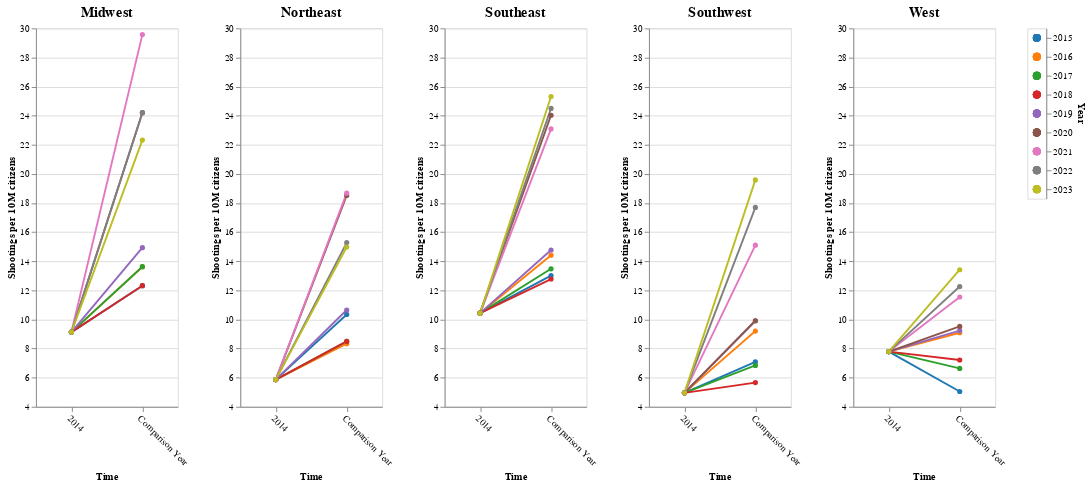

The code cell stored with this chart in its notebook:
### Markdown cell above
**Slopechart plotting**

### Code cell
select_year = alt.selection_point(encodings = ['color'])

color = alt.condition(select_year,
                      alt.Color('Year:N', legend = None, scale = alt.Scale(scheme='category10')),
                      alt.value('rgba(169, 169, 169, 0.3)')) # different color and lower opacity

slopecharts_regions = list()
region_dfs = [mass_shootings_midwest, mass_shootings_northeast, mass_shootings_southeast, mass_shootings_southwest, mass_shootings_west]
region_names = ['Midwest', 'Northeast', 'Southeast', 'Southwest', 'West']

for i in range(len(region_dfs)):
    df = region_dfs[i]
    region = region_names[i]

    slopechart = alt.Chart(df).mark_line(point = True).encode(
        x = alt.X('Comparison:N',
                  title = 'Time',
                  axis = alt.Axis(labelAngle = 45)), # rotation for better readibility
        y = alt.Y('Shootings per 10M citizens:Q',
              scale = alt.Scale(domain = [4,30]),
              title = 'Shootings per 10M citizens'),
        color = color,
        tooltip = 'Shootings per 10M citizens:Q'
    ).properties(title = alt.TitleParams(
        text = f'{region}',
        fontSize = 15,
        color = 'black',
        fontWeight='bold'),
                 width = 150,
                 height = 400
    ).add_params(select_year)

    slopecharts_regions.append(slopechart)

legend = alt.Chart(mass_shootings_regions).mark_circle(size = 70).encode(
    alt.Y('Year:N').axis(orient='right'),
    color = color,
).add_params(select_year)

Q2_slopecharts = alt.hconcat(*slopecharts_regions)
Q2_slopecharts_final = Q2_slopecharts | legend
Q2_slopecharts_final

### Figure 1 — Vega-Lite specification as saved in the notebook (floating-point values rounded to 4 significant figures)
{"config": {"view": {"continuousWidth": 300, "continuousHeight": 300}}, "hconcat": [{"data": {"name": "data-3d30d17067217e89d2f94303ee6f3ea0"}, "mark": {"type": "line", "point": true}, "encoding": {"color": {"condition": {"param": "param_29", "field": "Year", "legend": null, "scale": {"scheme": "category10"}, "type": "nominal"}, "value": "rgba(169, 169, 169, 0.3)"}, "tooltip": {"field": "Shootings per 10M citizens", "type": "quantitative"}, "x": {"axis": {"labelAngle": 45}, "field": "Comparison", "title": "Time", "type": "nominal"}, "y": {"field": "Shootings per 10M citizens", "scale": {"domain": [4, 30]}, "title": "Shootings per 10M citizens", "type": "quantitative"}}, "height": 400, "name": "view_30", "title": {"text": "Midwest", "color": "black", "fontSize": 15, "fontWeight": "bold"}, "width": 150}, {"data": {"name": "data-b296f9a8bbbafa5f88b9c7c2c27a3a7d"}, "mark": {"type": "line", "point": true}, "encoding": {"color": {"condition": {"param": "param_29", "field": "Year", "legend": null, "scale": {"scheme": "category10"}, "type": "nominal"}, "value": "rgba(169, 169, 169, 0.3)"}, "tooltip": {"field": "Shootings per 10M citizens", "type": "quantitative"}, "x": {"axis": {"labelAngle": 45}, "field": "Comparison", "title": "Time", "type": "nominal"}, "y": {"field": "Shootings per 10M citizens", "scale": {"domain": [4, 30]}, "title": "Shootings per 10M citizens", "type": "quantitative"}}, "height": 400, "name": "view_31", "title": {"text": "Northeast", "color": "black", "fontSize": 15, "fontWeight": "bold"}, "width": 150}, {"data": {"name": "data-a1efab011cce67ede3f51baa02968fc3"}, "mark": {"type": "line", "point": true}, "encoding": {"color": {"condition": {"param": "param_29", "field": "Year", "legend": null, "scale": {"scheme": "category10"}, "type": "nominal"}, "value": "rgba(169, 169, 169, 0.3)"}, "tooltip": {"field": "Shootings per 10M citizens", "type": "quantitative"}, "x": {"axis": {"labelAngle": 45}, "field": "Comparison", "title": "Time", "type": "nominal"}, "y": {"field": "Shootings per 10M citizens", "scale": {"domain": [4, 30]}, "title": "Shootings per 10M citizens", "type": "quantitative"}}, "height": 400, "name": "view_32", "title": {"text": "Southeast", "color": "black", "fontSize": 15, "fontWeight": "bold"}, "width": 150}, {"data": {"name": "data-2d41377c89afac632dbd4d8a350c88b2"}, "mark": {"type": "line", "point": true}, "encoding": {"color": {"condition": {"param": "param_29", "field": "Year", "legend": null, "scale": {"scheme": "category10"}, "type": "nominal"}, "value": "rgba(169, 169, 169, 0.3)"}, "tooltip": {"field": "Shootings per 10M citizens", "type": "quantitative"}, "x": {"axis": {"labelAngle": 45}, "field": "Comparison", "title": "Time", "type": "nominal"}, "y": {"field": "Shootings per 10M citizens", "scale": {"domain": [4, 30]}, "title": "Shootings per 10M citizens", "type": "quantitative"}}, "height": 400, "name": "view_33", "title": {"text": "Southwest", "color": "black", "fontSize": 15, "fontWeight": "bold"}, "width": 150}, {"data": {"name": "data-cff194c40defb84c8248a5f47f37b3a5"}, "mark": {"type": "line", "point": true}, "encoding": {"color": {"condition": {"param": "param_29", "field": "Year", "legend": null, "scale": {"scheme": "category10"}, "type": "nominal"}, "value": "rgba(169, 169, 169, 0.3)"}, "tooltip": {"field": "Shootings per 10M citizens", "type": "quantitative"}, "x": {"axis": {"labelAngle": 45}, "field": "Comparison", "title": "Time", "type": "nominal"}, "y": {"field": "Shootings per 10M citizens", "scale": {"domain": [4, 30]}, "title": "Shootings per 10M citizens", "type": "quantitative"}}, "height": 400, "name": "view_34", "title": {"text": "West", "color": "black", "fontSize": 15, "fontWeight": "bold"}, "width": 150}, {"data": {"name": "data-c40c821d690a10dcee9a27a21335d098"}, "mark": {"type": "circle", "size": 70}, "encoding": {"color": {"condition": {"param": "param_29", "field": "Year", "legend": null, "scale": {"scheme": "category10"}, "type": "nominal"}, "value": "rgba(169, 169, 169, 0.3)"}, "y": {"axis": {"orient": "right"}, "field": "Year", "type": "nominal"}}, "name": "view_35"}], "params": [{"name": "param_29", "select": {"type": "point", "encodings": ["color"]}, "views": ["view_30", "view_31", "view_32", "view_33", "view_34", "view_35"]}], "$schema": "https://vega.github.io/schema/vega-lite/v5.20.1.json", "datasets": {"data-3d30d17067217e89d2f94303ee6f3ea0": [{"Region": "Midwest", "Year": 2015, "Shootings per 10M citizens": 12.32, "Comparison": "Comparison Year"}, {"Region": "Midwest", "Year": 2016, "Shootings per 10M citizens": 13.63, "Comparison": "Comparison Year"}, {"Region": "Midwest", "Year": 2017, "Shootings per 10M citizens": 13.63, "Comparison": "Comparison Year"}, {"Region": "Midwest", "Year": 2018, "Shootings per 10M citizens": 12.32, "Comparison": "Comparison Year"}, {"Region": "Midwest", "Year": 2019, "Shootings per 10M citizens": 14.93, "Comparison": "Comparison Year"}, {"Region": "Midwest", "Year": 2020, "Shootings per 10M citizens": 24.21, "Comparison": "Comparison Year"}, {"Region": "Midwest", "Year": 2021, "Shootings per 10M citizens": 29.57, "Comparison": "Comparison Year"}, {"Region": "Midwest", "Year": 2022, "Shootings per 10M citizens": 24.21, "Comparison": "Comparison Year"}, {"Region": "Midwest", "Year": 2023, "Shootings per 10M citizens": 22.32, "Comparison": "Comparison Year"}, {"Region": "Midwest", "Year": 2015, "Shootings per 10M citizens": 9.132, "Comparison": "2014"}, {"Region": "Midwest", "Year": 2016, "Shootings per 10M citizens": 9.132, "Comparison": "2014"}, {"Region": "Midwest", "Year": 2017, "Shootings per 10M citizens": 9.132, "Comparison": "2014"}, {"Region": "Midwest", "Year": 2018, "Shootings per 10M citizens": 9.132, "Comparison": "2014"}, {"Region": "Midwest", "Year": 2019, "Shootings per 10M citizens": 9.132, "Comparison": "2014"}, {"Region": "Midwest", "Year": 2020, "Shootings per 10M citizens": 9.132, "Comparison": "2014"}, {"Region": "Midwest", "Year": 2021, "Shootings per 10M citizens": 9.132, "Comparison": "2014"}, {"Region": "Midwest", "Year": 2022, "Shootings per 10M citizens": 9.132, "Comparison": "2014"}, {"Region": "Midwest", "Year": 2023, "Shootings per 10M citizens": 9.132, "Comparison": "2014"}], "data-b296f9a8bbbafa5f88b9c7c2c27a3a7d": [{"Region": "Northeast", "Year": 2015, "Shootings per 10M citizens": 10.34, "Comparison": "Comparison Year"}, {"Region": "Northeast", "Year": 2016, "Shootings per 10M citizens": 8.336, "Comparison": "Comparison Year"}, {"Region": "Northeast", "Year": 2017, "Shootings per 10M citizens": 8.491, "Comparison": "Comparison Year"}, {"Region": "Northeast", "Year": 2018, "Shootings per 10M citizens": 8.491, "Comparison": "Comparison Year"}, {"Region": "Northeast", "Year": 2019, "Shootings per 10M citizens": 10.65, "Comparison": "Comparison Year"}, {"Region": "Northeast", "Year": 2020, "Shootings per 10M citizens": 18.53, "Comparison": "Comparison Year"}, {"Region": "Northeast", "Year": 2021, "Shootings per 10M citizens": 18.68, "Comparison": "Comparison Year"}, {"Region": "Northeast", "Year": 2022, "Shootings per 10M citizens": 15.28, "Comparison": "Comparison Year"}, {"Region": "Northeast", "Year": 2023, "Shootings per 10M citizens": 14.97, "Comparison": "Comparison Year"}, {"Region": "Northeast", "Year": 2015, "Shootings per 10M citizens": 5.866, "Comparison": "2014"}, {"Region": "Northeast", "Year": 2016, "Shootings per 10M citizens": 5.866, "Comparison": "2014"}, {"Region": "Northeast", "Year": 2017, "Shootings per 10M citizens": 5.866, "Comparison": "2014"}, {"Region": "Northeast", "Year": 2018, "Shootings per 10M citizens": 5.866, "Comparison": "2014"}, {"Region": "Northeast", "Year": 2019, "Shootings per 10M citizens": 5.866, "Comparison": "2014"}, {"Region": "Northeast", "Year": 2020, "Shootings per 10M citizens": 5.866, "Comparison": "2014"}, {"Region": "Northeast", "Year": 2021, "Shootings per 10M citizens": 5.866, "Comparison": "2014"}, {"Region": "Northeast", "Year": 2022, "Shootings per 10M citizens": 5.866, "Comparison": "2014"}, {"Region": "Northeast", "Year": 2023, "Shootings per 10M citizens": 5.866, "Comparison": "2014"}], "data-a1efab011cce67ede3f51baa02968fc3": [{"Region": "Southeast", "Year": 2015, "Shootings per 10M citizens": 13.01, "Comparison": "Comparison Year"}, {"Region": "Southeast", "Year": 2016, "Shootings per 10M citizens": 14.42, "Comparison": "Comparison Year"}, {"Region": "Southeast", "Year": 2017, "Shootings per 10M citizens": 13.48, "Comparison": "Comparison Year"}, {"Region": "Southeast", "Year": 2018, "Shootings per 10M citizens": 12.78, "Comparison": "Comparison Year"}, {"Region": "Southeast", "Year": 2019, "Shootings per 10M citizens": 14.77, "Comparison": "Comparison Year"}, {"Region": "Southeast", "Year": 2020, "Shootings per 10M citizens": 24.03, "Comparison": "Comparison Year"}, {"Region": "Southeast", "Year": 2021, "Shootings per 10M citizens": 23.09, "Comparison": "Comparison Year"}, {"Region": "Southeast", "Year": 2022, "Shootings per 10M citizens": 24.5, "Comparison": "Comparison Year"}, {"Region": "Southeast", "Year": 2023, "Shootings per 10M citizens": 25.32, "Comparison": "Comparison Year"}, {"Region": "Southeast", "Year": 2015, "Shootings per 10M citizens": 10.43, "Comparison": "2014"}, {"Region": "Southeast", "Year": 2016, "Shootings per 10M citizens": 10.43, "Comparison": "2014"}, {"Region": "Southeast", "Year": 2017, "Shootings per 10M citizens": 10.43, "Comparison": "2014"}, {"Region": "Southeast", "Year": 2018, "Shootings per 10M citizens": 10.43, "Comparison": "2014"}, {"Region": "Southeast", "Year": 2019, "Shootings per 10M citizens": 10.43, "Comparison": "2014"}, {"Region": "Southeast", "Year": 2020, "Shootings per 10M citizens": 10.43, "Comparison": "2014"}, {"Region": "Southeast", "Year": 2021, "Shootings per 10M citizens": 10.43, "Comparison": "2014"}, {"Region": "Southeast", "Year": 2022, "Shootings per 10M citizens": 10.43, "Comparison": "2014"}, {"Region": "Southeast", "Year": 2023, "Shootings per 10M citizens": 10.43, "Comparison": "2014"}], "data-2d41377c89afac632dbd4d8a350c88b2": [{"Region": "Southwest", "Year": 2015, "Shootings per 10M citizens": 7.08, "Comparison": "Comparison Year"}, {"Region": "Southwest", "Year": 2016, "Shootings per 10M citizens": 9.204, "Comparison": "Comparison Year"}, {"Region": "Southwest", "Year": 2017, "Shootings per 10M citizens": 6.844, "Comparison": "Comparison Year"}, {"Region": "Southwest", "Year": 2018, "Shootings per 10M citizens": 5.664, "Comparison": "Comparison Year"}, {"Region": "Southwest", "Year": 2019, "Shootings per 10M citizens": 9.912, "Comparison": "Comparison Year"}, {"Region": "Southwest", "Year": 2020, "Shootings per 10M citizens": 9.912, "Comparison": "Comparison Year"}, {"Region": "Southwest", "Year": 2021, "Shootings per 10M citizens": 15.1, "Comparison": "Comparison Year"}, {"Region": "Southwest", "Year": 2022, "Shootings per 10M citizens": 17.7, "Comparison": "Comparison Year"}, {"Region": "Southwest", "Year": 2023, "Shootings per 10M citizens": 19.59, "Comparison": "Comparison Year"}, {"Region": "Southwest", "Year": 2015, "Shootings per 10M citizens": 4.956, "Comparison": "2014"}, {"Region": "Southwest", "Year": 2016, "Shootings per 10M citizens": 4.956, "Comparison": "2014"}, {"Region": "Southwest", "Year": 2017, "Shootings per 10M citizens": 4.956, "Comparison": "2014"}, {"Region": "Southwest", "Year": 2018, "Shootings per 10M citizens": 4.956, "Comparison": "2014"}, {"Region": "Southwest", "Year": 2019, "Shootings per 10M citizens": 4.956, "Comparison": "2014"}, {"Region": "Southwest", "Year": 2020, "Shootings per 10M citizens": 4.956, "Comparison": "2014"}, {"Region": "Southwest", "Year": 2021, "Shootings per 10M citizens": 4.956, "Comparison": "2014"}, {"Region": "Southwest", "Year": 2022, "Shootings per 10M citizens": 4.956, "Comparison": "2014"}, {"Region": "Southwest", "Year": 2023, "Shootings per 10M citizens": 4.956, "Comparison": "2014"}], "data-cff194c40defb84c8248a5f47f37b3a5": [{"Region": "West", "Year": 2015, "Shootings per 10M citizens": 5.049, "Comparison": "Comparison Year"}, {"Region": "West", "Year": 2016, "Shootings per 10M citizens": 9.088, "Comparison": "Comparison Year"}, {"Region": "West", "Year": 2017, "Shootings per 10M citizens": 6.636, "Comparison": "Comparison Year"}, {"Region": "West", "Year": 2018, "Shootings per 10M citizens": 7.213, "Comparison": "Comparison Year"}, {"Region": "West", "Year": 2019, "Shootings per 10M citizens": 9.233, "Comparison": "Comparison Year"}, {"Region": "West", "Year": 2020, "Shootings per 10M citizens": 9.521, "Comparison": "Comparison Year"}, {"Region": "West", "Year": 2021, "Shootings per 10M citizens": 11.54, "Comparison": "Comparison Year"}, {"Region": "West", "Year": 2022, "Shootings per 10M citizens": 12.26, "Comparison": "Comparison Year"}, {"Region": "West", "Year": 2023, "Shootings per 10M citizens": 13.42, "Comparison": "Comparison Year"}, {"Region": "West", "Year": 2015, "Shootings per 10M citizens": 7.79, "Comparison": "2014"}, {"Region": "West", "Year": 2016, "Shootings per 10M citizens": 7.79, "Comparison": "2014"}, {"Region": "West", "Year": 2017, "Shootings per 10M citizens": 7.79, "Comparison": "2014"}, {"Region": "West", "Year": 2018, "Shootings per 10M citizens": 7.79, "Comparison": "2014"}, {"Region": "West", "Year": 2019, "Shootings per 10M citizens": 7.79, "Comparison": "2014"}, {"Region": "West", "Year": 2020, "Shootings per 10M citizens": 7.79, "Comparison": "2014"}, {"Region": "West", "Year": 2021, "Shootings per 10M citizens": 7.79, "Comparison": "2014"}, {"Region": "West", "Year": 2022, "Shootings per 10M citizens": 7.79, "Comparison": "2014"}, {"Region": "West", "Year": 2023, "Shootings per 10M citizens": 7.79, "Comparison": "2014"}], "data-c40c821d690a10dcee9a27a21335d098": [{"Region": "Midwest", "Year": 2015, "Shootings per 10M citizens": 12.32, "Comparison": "Comparison Year"}, {"Region": "Midwest", "Year": 2016, "Shootings per 10M citizens": 13.63, "Comparison": "Comparison Year"}, {"Region": "Midwest", "Year": 2017, "Shootings per 10M citizens": 13.63, "Comparison": "Comparison Year"}, {"Region": "Midwest", "Year": 2018, "Shootings per 10M citizens": 12.32, "Comparison": "Comparison Year"}, {"Region": "Midwest", "Year": 2019, "Shootings per 10M citizens": 14.93, "Comparison": "Comparison Year"}, {"Region": "Midwest", "Year": 2020, "Shootings per 10M citizens": 24.21, "Comparison": "Comparison Year"}, {"Region": "Midwest", "Year": 2021, "Shootings per 10M citizens": 29.57, "Comparison": "Comparison Year"}, {"Region": "Midwest", "Year": 2022, "Shootings per 10M citizens": 24.21, "Comparison": "Comparison Year"}, {"Region": "Midwest", "Year": 2023, "Shootings per 10M citizens": 22.32, "Comparison": "Comparison Year"}, {"Region": "Northeast", "Year": 2015, "Shootings per 10M citizens": 10.34, "Comparison": "Comparison Year"}, {"Region": "Northeast", "Year": 2016, "Shootings per 10M citizens": 8.336, "Comparison": "Comparison Year"}, {"Region": "Northeast", "Year": 2017, "Shootings per 10M citizens": 8.491, "Comparison": "Comparison Year"}, {"Region": "Northeast", "Year": 2018, "Shootings per 10M citizens": 8.491, "Comparison": "Comparison Year"}, {"Region": "Northeast", "Year": 2019, "Shootings per 10M citizens": 10.65, "Comparison": "Comparison Year"}, {"Region": "Northeast", "Year": 2020, "Shootings per 10M citizens": 18.53, "Comparison": "Comparison Year"}, {"Region": "Northeast", "Year": 2021, "Shootings per 10M citizens": 18.68, "Comparison": "Comparison Year"}, {"Region": "Northeast", "Year": 2022, "Shootings per 10M citizens": 15.28, "Comparison": "Comparison Year"}, {"Region": "Northeast", "Year": 2023, "Shootings per 10M citizens": 14.97, "Comparison": "Comparison Year"}, {"Region": "Southeast", "Year": 2015, "Shootings per 10M citizens": 13.01, "Comparison": "Comparison Year"}, {"Region": "Southeast", "Year": 2016, "Shootings per 10M citizens": 14.42, "Comparison": "Comparison Year"}, {"Region": "Southeast", "Year": 2017, "Shootings per 10M citizens": 13.48, "Comparison": "Comparison Year"}, {"Region": "Southeast", "Year": 2018, "Shootings per 10M citizens": 12.78, "Comparison": "Comparison Year"}, {"Region": "Southeast", "Year": 2019, "Shootings per 10M citizens": 14.77, "Comparison": "Comparison Year"}, {"Region": "Southeast", "Year": 2020, "Shootings per 10M citizens": 24.03, "Comparison": "Comparison Year"}, {"Region": "Southeast", "Year": 2021, "Shootings per 10M citizens": 23.09, "Comparison": "Comparison Year"}, {"Region": "Southeast", "Year": 2022, "Shootings per 10M citizens": 24.5, "Comparison": "Comparison Year"}, {"Region": "Southeast", "Year": 2023, "Shootings per 10M citizens": 25.32, "Comparison": "Comparison Year"}, {"Region": "Southwest", "Year": 2015, "Shootings per 10M citizens": 7.08, "Comparison": "Comparison Year"}, {"Region": "Southwest", "Year": 2016, "Shootings per 10M citizens": 9.204, "Comparison": "Comparison Year"}, {"Region": "Southwest", "Year": 2017, "Shootings per 10M citizens": 6.844, "Comparison": "Comparison Year"}, {"Region": "Southwest", "Year": 2018, "Shootings per 10M citizens": 5.664, "Comparison": "Comparison Year"}, {"Region": "Southwest", "Year": 2019, "Shootings per 10M citizens": 9.912, "Comparison": "Comparison Year"}, {"Region": "Southwest", "Year": 2020, "Shootings per 10M citizens": 9.912, "Comparison": "Comparison Year"}, {"Region": "Southwest", "Year": 2021, "Shootings per 10M citizens": 15.1, "Comparison": "Comparison Year"}, {"Region": "Southwest", "Year": 2022, "Shootings per 10M citizens": 17.7, "Comparison": "Comparison Year"}, {"Region": "Southwest", "Year": 2023, "Shootings per 10M citizens": 19.59, "Comparison": "Comparison Year"}, {"Region": "West", "Year": 2015, "Shootings per 10M citizens": 5.049, "Comparison": "Comparison Year"}, {"Region": "West", "Year": 2016, "Shootings per 10M citizens": 9.088, "Comparison": "Comparison Year"}, {"Region": "West", "Year": 2017, "Shootings per 10M citizens": 6.636, "Comparison": "Comparison Year"}, {"Region": "West", "Year": 2018, "Shootings per 10M citizens": 7.213, "Comparison": "Comparison Year"}, {"Region": "West", "Year": 2019, "Shootings per 10M citizens": 9.233, "Comparison": "Comparison Year"}, {"Region": "West", "Year": 2020, "Shootings per 10M citizens": 9.521, "Comparison": "Comparison Year"}, {"Region": "West", "Year": 2021, "Shootings per 10M citizens": 11.54, "Comparison": "Comparison Year"}, {"Region": "West", "Year": 2022, "Shootings per 10M citizens": 12.26, "Comparison": "Comparison Year"}, {"Region": "West", "Year": 2023, "Shootings per 10M citizens": 13.42, "Comparison": "Comparison Year"}, {"Region": "Midwest", "Year": 2015, "Shootings per 10M citizens": 9.132, "Comparison": "2014"}, {"Region": "Midwest", "Year": 2016, "Shootings per 10M citizens": 9.132, "Comparison": "2014"}, {"Region": "Midwest", "Year": 2017, "Shootings per 10M citizens": 9.132, "Comparison": "2014"}, {"Region": "Midwest", "Year": 2018, "Shootings per 10M citizens": 9.132, "Comparison": "2014"}, {"Region": "Midwest", "Year": 2019, "Shootings per 10M citizens": 9.132, "Comparison": "2014"}, {"Region": "Midwest", "Year": 2020, "Shootings per 10M citizens": 9.132, "Comparison": "2014"}, {"Region": "Midwest", "Year": 2021, "Shootings per 10M citizens": 9.132, "Comparison": "2014"}, {"Region": "Midwest", "Year": 2022, "Shootings per 10M citizens": 9.132, "Comparison": "2014"}, {"Region": "Midwest", "Year": 2023, "Shootings per 10M citizens": 9.132, "Comparison": "2014"}, {"Region": "Northeast", "Year": 2015, "Shootings per 10M citizens": 5.866, "Comparison": "2014"}, {"Region": "Northeast", "Year": 2016, "Shootings per 10M citizens": 5.866, "Comparison": "2014"}, {"Region": "Northeast", "Year": 2017, "Shootings per 10M citizens": 5.866, "Comparison": "2014"}, {"Region": "Northeast", "Year": 2018, "Shootings per 10M citizens": 5.866, "Comparison": "2014"}, {"Region": "Northeast", "Year": 2019, "Shootings per 10M citizens": 5.866, "Comparison": "2014"}, {"Region": "Northeast", "Year": 2020, "Shootings per 10M citizens": 5.866, "Comparison": "2014"}, {"Region": "Northeast", "Year": 2021, "Shootings per 10M citizens": 5.866, "Comparison": "2014"}, {"Region": "Northeast", "Year": 2022, "Shootings per 10M citizens": 5.866, "Comparison": "2014"}, {"Region": "Northeast", "Year": 2023, "Shootings per 10M citizens": 5.866, "Comparison": "2014"}, {"Region": "Southeast", "Year": 2015, "Shootings per 10M citizens": 10.43, "Comparison": "2014"}, {"Region": "Southeast", "Year": 2016, "Shootings per 10M citizens": 10.43, "Comparison": "2014"}, {"Region": "Southeast", "Year": 2017, "Shootings per 10M citizens": 10.43, "Comparison": "2014"}, {"Region": "Southeast", "Year": 2018, "Shootings per 10M citizens": 10.43, "Comparison": "2014"}, {"Region": "Southeast", "Year": 2019, "Shootings per 10M citizens": 10.43, "Comparison": "2014"}, {"Region": "Southeast", "Year": 2020, "Shootings per 10M citizens": 10.43, "Comparison": "2014"}, {"Region": "Southeast", "Year": 2021, "Shootings per 10M citizens": 10.43, "Comparison": "2014"}, {"Region": "Southeast", "Year": 2022, "Shootings per 10M citizens": 10.43, "Comparison": "2014"}, {"Region": "Southeast", "Year": 2023, "Shootings per 10M citizens": 10.43, "Comparison": "2014"}, {"Region": "Southwest", "Year": 2015, "Shootings per 10M citizens": 4.956, "Comparison": "2014"}, {"Region": "Southwest", "Year": 2016, "Shootings per 10M citizens": 4.956, "Comparison": "2014"}, {"Region": "Southwest", "Year": 2017, "Shootings per 10M citizens": 4.956, "Comparison": "2014"}, {"Region": "Southwest", "Year": 2018, "Shootings per 10M citizens": 4.956, "Comparison": "2014"}, {"Region": "Southwest", "Year": 2019, "Shootings per 10M citizens": 4.956, "Comparison": "2014"}, {"Region": "Southwest", "Year": 2020, "Shootings per 10M citizens": 4.956, "Comparison": "2014"}, {"Region": "Southwest", "Year": 2021, "Shootings per 10M citizens": 4.956, "Comparison": "2014"}, {"Region": "Southwest", "Year": 2022, "Shootings per 10M citizens": 4.956, "Comparison": "2014"}, {"Region": "Southwest", "Year": 2023, "Shootings per 10M citizens": 4.956, "Comparison": "2014"}, {"Region": "West", "Year": 2015, "Shootings per 10M citizens": 7.79, "Comparison": "2014"}, {"Region": "West", "Year": 2016, "Shootings per 10M citizens": 7.79, "Comparison": "2014"}, {"Region": "West", "Year": 2017, "Shootings per 10M citizens": 7.79, "Comparison": "2014"}, {"Region": "West", "Year": 2018, "Shootings per 10M citizens": 7.79, "Comparison": "2014"}, {"Region": "West", "Year": 2019, "Shootings per 10M citizens": 7.79, "Comparison": "2014"}, {"Region": "West", "Year": 2020, "Shootings per 10M citizens": 7.79, "Comparison": "2014"}, {"Region": "West", "Year": 2021, "Shootings per 10M citizens": 7.79, "Comparison": "2014"}, {"Region": "West", "Year": 2022, "Shootings per 10M citizens": 7.79, "Comparison": "2014"}, {"Region": "West", "Year": 2023, "Shootings per 10M citizens": 7.79, "Comparison": "2014"}]}}
